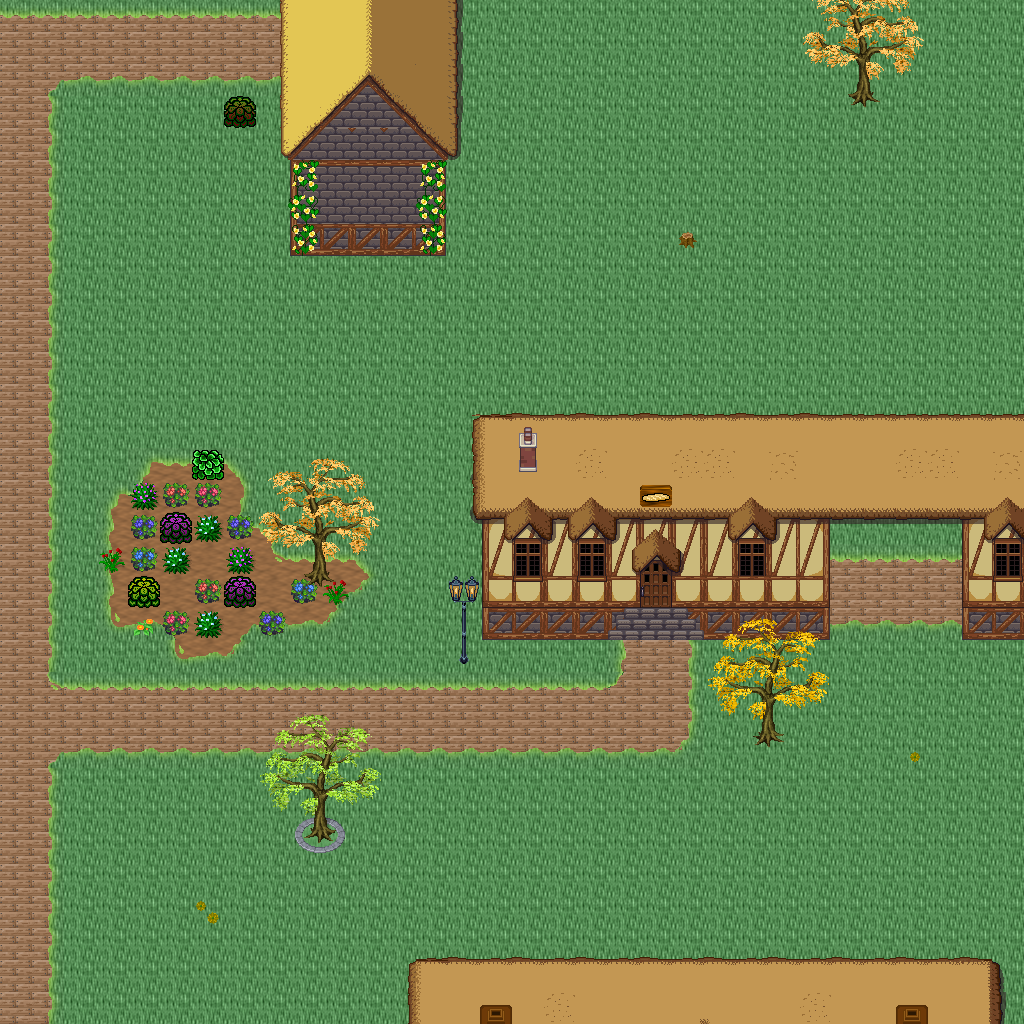

This is a level from a 2D game, rendered from its Tiled map with the project's own tilesets. A one-line summary and the map file follow, with tile-layer data summarised:
An orthogonal 32x32 tile map with 32x32 px tiles, 5 tile layers (Ground, Objects, Objects2, Above, ...), 1 hidden layer not drawn, 46 tilesets.

<map version="1.10" tiledversion="1.11.0" orientation="orthogonal" renderorder="right-down" width="32" height="32" tilewidth="32" tileheight="32" infinite="0" nextlayerid="11" nextobjectid="1">
 <tileset firstgid="1" name="logic_collision" tilewidth="32" tileheight="32" tilecount="1" columns="1">
  <image source="../drawable/logic_collision.png" width="32" height="32" />
 </tileset>
 <tileset firstgid="2" name="ground_ground" tilewidth="32" tileheight="32" tilecount="33" columns="3">
  <image source="../drawable/ground_ground.png" width="96" height="352" />
 </tileset>
 <tileset firstgid="35" name="building_castle" tilewidth="32" tileheight="32" tilecount="320" columns="20">
  <image source="../drawable/building_castle.png" width="640" height="512" />
 </tileset>
 <tileset firstgid="355" name="item_weapon_cannon" tilewidth="32" tileheight="32" tilecount="12" columns="3">
  <image source="../drawable/item_weapon_cannon.png" width="96" height="128" />
 </tileset>
 <tileset firstgid="367" name="item_pot_barrels_1" tilewidth="32" tileheight="32" tilecount="8" columns="4">
  <image source="../drawable/item_pot_barrels_1.png" width="128" height="64" />
 </tileset>
 <tileset firstgid="375" name="building_door_door" tilewidth="32" tileheight="32" tilecount="6" columns="3">
  <image source="../drawable/building_door_door.png" width="96" height="64" />
 </tileset>
 <tileset firstgid="381" name="building_door_closed" tilewidth="32" tileheight="32" tilecount="1" columns="1">
  <image source="../drawable/building_door_closed.png" width="32" height="32" />
 </tileset>
 <tileset firstgid="382" name="building_window_window_centered" tilewidth="32" tileheight="32" tilecount="1" columns="1">
  <image source="../drawable/building_window_window_centered.png" width="32" height="32" />
 </tileset>
 <tileset firstgid="383" name="building_decoration_chimney_big" tilewidth="32" tileheight="32" tilecount="2" columns="1">
  <image source="../drawable/building_decoration_chimney_big.png" width="32" height="64" />
 </tileset>
 <tileset firstgid="385" name="ground_grass_corners" tilewidth="32" tileheight="32" tilecount="24" columns="6">
  <image source="../drawable/ground_grass_corners.png" width="192" height="128" />
 </tileset>
 <tileset firstgid="409" name="ground_grass_edges" tilewidth="32" tileheight="32" tilecount="36" columns="12">
  <image source="../drawable/ground_grass_edges.png" width="384" height="96" />
 </tileset>
 <tileset firstgid="445" name="item_statue_lion_statues" tilewidth="32" tileheight="32" tilecount="8" columns="2">
  <image source="../drawable/item_statue_lion_statues.png" width="64" height="128" />
 </tileset>
 <tileset firstgid="453" name="item_statue_girl_with_bird" tilewidth="32" tileheight="32" tilecount="12" columns="4">
  <image source="../drawable/item_statue_girl_with_bird.png" width="128" height="96" />
 </tileset>
 <tileset firstgid="465" name="furniture_light_lamp_blue" tilewidth="32" tileheight="32" tilecount="3" columns="1">
  <image source="../drawable/furniture_light_lamp_blue.png" width="32" height="96" />
 </tileset>
 <tileset firstgid="468" name="light_dim_light_7x5" tilewidth="32" tileheight="32" tilecount="35" columns="7">
  <image source="../drawable/light_dim_light_7x5.png" width="224" height="160" />
 </tileset>
 <tileset firstgid="503" name="plant_flower_daisy_blue" tilewidth="32" tileheight="32" tilecount="8" columns="2">
  <image source="../drawable/plant_flower_daisy_blue.png" width="64" height="128" />
 </tileset>
 <tileset firstgid="511" name="plant_flower_daisy_red" tilewidth="32" tileheight="32" tilecount="8" columns="2">
  <image source="../drawable/plant_flower_daisy_red.png" width="64" height="128" />
 </tileset>
 <tileset firstgid="519" name="plant_flower_daisy_white" tilewidth="32" tileheight="32" tilecount="8" columns="2">
  <image source="../drawable/plant_flower_daisy_white.png" width="64" height="128" />
 </tileset>
 <tileset firstgid="527" name="plant_flower_daisy_yellow" tilewidth="32" tileheight="32" tilecount="8" columns="2">
  <image source="../drawable/plant_flower_daisy_yellow.png" width="64" height="128" />
 </tileset>
 <tileset firstgid="535" name="plant_tree_fall_trees" tilewidth="32" tileheight="32" tilecount="40" columns="8">
  <image source="../drawable/plant_tree_fall_trees.png" width="256" height="160" />
 </tileset>
 <tileset firstgid="575" name="plant_tree_oak_tree" tilewidth="32" tileheight="32" tilecount="20" columns="4">
  <image source="../drawable/plant_tree_oak_tree.png" width="128" height="160" />
 </tileset>
 <tileset firstgid="595" name="plant_tree_chestnut_tree" tilewidth="32" tileheight="32" tilecount="20" columns="4">
  <image source="../drawable/plant_tree_chestnut_tree.png" width="128" height="160" />
 </tileset>
 <tileset firstgid="615" name="plant_tree_locust_tree" tilewidth="32" tileheight="32" tilecount="20" columns="4">
  <image source="../drawable/plant_tree_locust_tree.png" width="128" height="160" />
 </tileset>
 <tileset firstgid="635" name="logic_protection" tilewidth="32" tileheight="32" tilecount="2" columns="2">
  <image source="../drawable/logic_protection.png" width="64" height="32" />
 </tileset>
 <tileset firstgid="637" name="plant_bush_hosta" tilewidth="32" tileheight="32" tilecount="9" columns="3">
  <image source="../drawable/plant_bush_hosta.png" width="96" height="96" />
 </tileset>
 <tileset firstgid="646" name="plant_flower_flowers_mixed" tilewidth="32" tileheight="32" tilecount="16" columns="4">
  <image source="../drawable/plant_flower_flowers_mixed.png" width="128" height="128" />
 </tileset>
 <tileset firstgid="662" name="plant_flower_red_blue_clusters" tilewidth="32" tileheight="32" tilecount="4" columns="1">
  <image source="../drawable/plant_flower_red_blue_clusters.png" width="32" height="128" />
 </tileset>
 <tileset firstgid="666" name="furniture_chair_bench_iron" tilewidth="32" tileheight="32" tilecount="4" columns="2">
  <image source="../drawable/furniture_chair_bench_iron.png" width="64" height="64" />
 </tileset>
 <tileset firstgid="670" name="plant_stump_stump_pale_purple" tilewidth="32" tileheight="32" tilecount="4" columns="2">
  <image source="../drawable/plant_stump_stump_pale_purple.png" width="64" height="64" />
 </tileset>
 <tileset firstgid="674" name="plant_stump_small_stump" tilewidth="32" tileheight="32" tilecount="4" columns="2">
  <image source="../drawable/plant_stump_small_stump.png" width="64" height="64" />
 </tileset>
 <tileset firstgid="678" name="building_decoration_banner" tilewidth="32" tileheight="32" tilecount="12" columns="1">
  <image source="../drawable/building_decoration_banner.png" width="32" height="384" />
 </tileset>
 <tileset firstgid="690" name="building_decoration_chimney" tilewidth="32" tileheight="32" tilecount="2" columns="1">
  <image source="../drawable/building_decoration_chimney.png" width="32" height="64" />
 </tileset>
 <tileset firstgid="692" name="plant_flower_vines_flowered" tilewidth="32" tileheight="32" tilecount="9" columns="3">
  <image source="../drawable/plant_flower_vines_flowered.png" width="96" height="96" />
 </tileset>
 <tileset firstgid="701" name="building_decoration_library_banner" tilewidth="32" tileheight="32" tilecount="6" columns="3">
  <image source="../drawable/building_decoration_library_banner.png" width="96" height="64" />
 </tileset>
 <tileset firstgid="707" name="logic_portal" tilewidth="32" tileheight="32" tilecount="24" columns="8">
  <image source="../drawable/logic_portal.png" width="256" height="96" />
 </tileset>
 <tileset firstgid="731" name="building_cottage" tilewidth="32" tileheight="32" tilecount="256" columns="16">
  <image source="../drawable/building_cottage.png" width="512" height="512" />
 </tileset>
 <tileset firstgid="987" name="building_roof_thatched_roof" tilewidth="32" tileheight="32" tilecount="256" columns="16">
  <image source="../drawable/building_roof_thatched_roof.png" width="512" height="512" />
 </tileset>
 <tileset firstgid="1243" name="building_window_windows" tilewidth="32" tileheight="32" tilecount="256" columns="16">
  <image source="../drawable/building_window_windows.png" width="512" height="512" />
 </tileset>
 <tileset firstgid="1499" name="building_door_doors" tilewidth="32" tileheight="32" tilecount="256" columns="16">
  <image source="../drawable/building_door_doors.png" width="512" height="512" />
 </tileset>
 <tileset firstgid="1755" name="building_decoration_chimney_brown_stacks" tilewidth="32" tileheight="32" tilecount="2" columns="1">
  <image source="../drawable/building_decoration_chimney_brown_stacks.png" width="32" height="64" />
 </tileset>
 <tileset firstgid="1757" name="ground_ground_3" tilewidth="32" tileheight="32" tilecount="5" columns="5">
  <image source="../drawable/ground_ground_3.png" width="160" height="32" />
 </tileset>
 <tileset firstgid="1762" name="plant_bush_bush_pinks" tilewidth="32" tileheight="32" tilecount="4" columns="2">
  <image source="../drawable/plant_bush_bush_pinks.png" width="64" height="64" />
 </tileset>
 <tileset firstgid="1766" name="plant_bushes_and_trees" tilewidth="32" tileheight="32" tilecount="144" columns="16">
  <image source="../drawable/plant_bushes_and_trees.png" width="512" height="289" />
 </tileset>
 <tileset firstgid="1910" name="plant_bush_berried" tilewidth="32" tileheight="32" tilecount="60" columns="5">
  <image source="../drawable/plant_bush_berried.png" width="160" height="384" />
 </tileset>
 <tileset firstgid="1970" name="plant_bush_leafy" tilewidth="32" tileheight="32" tilecount="48" columns="8">
  <image source="../drawable/plant_bush_leafy.png" width="256" height="192" />
 </tileset>
 <tileset firstgid="2018" name="plant_bush_flowering" tilewidth="32" tileheight="32" tilecount="72" columns="8">
  <image source="../drawable/plant_bush_flowering.png" width="256" height="288" />
 </tileset>
 <layer id="1" name="Ground" width="32" height="32">
  <data>[1024 cells, 1024 non-empty, 7 distinct tile ids]</data>
 </layer>
 <layer id="2" name="Objects" width="32" height="32">
  <data>[1024 cells, 202 non-empty, 43 distinct tile ids]</data>
 </layer>
 <layer id="3" name="Objects2" width="32" height="32">
  <data>[1024 cells, 51 non-empty, 30 distinct tile ids]</data>
 </layer>
 <layer id="4" name="Above" width="32" height="32">
  <data>[1024 cells, 218 non-empty, 72 distinct tile ids]</data>
 </layer>
 <layer id="5" name="Above2" width="32" height="32">
  <data>[1024 cells, 49 non-empty, 24 distinct tile ids]</data>
 </layer>
 <layer id="6" name="Walkable" width="32" height="32" visible="0">
  <data>[1024 cells, 121 non-empty, 1 distinct tile ids]</data>
 </layer>
 <objectgroup id="7" name="Mapevents" />
 <objectgroup id="8" name="Spawn" />
 <objectgroup id="9" name="Keys" />
 <objectgroup id="10" name="Replace" />
</map>
